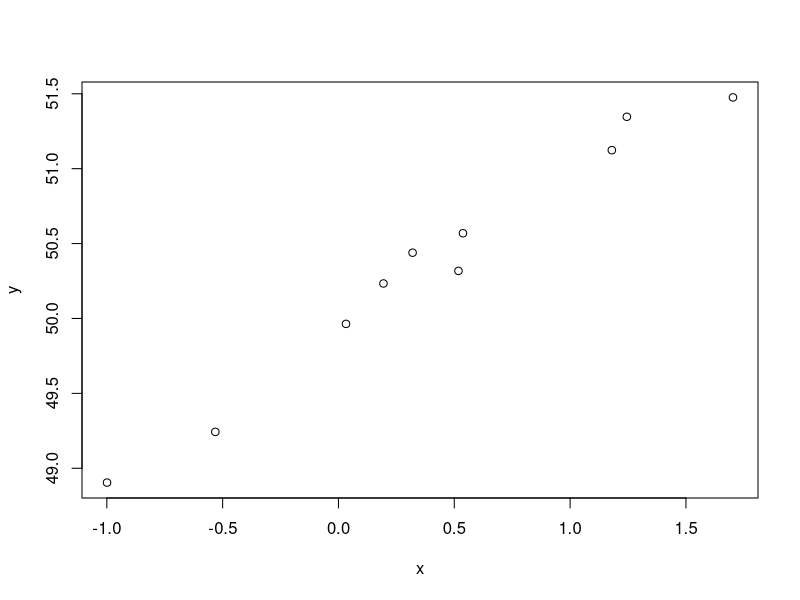

The R script that drew this image:
# use rnorm() function to create two vectors of random numbers, 
#let's say 10 observations each
x = rnorm (10)
print(x)
y = x + rnorm (10 , mean =50 , sd =.1)
print(y)

# compute the correlation between x and y and plot x versus y
cor( x , y )
plot (x , y )

#-------------------------------------------------------------------
#print mean of y
mean ( y )
#print variance of y
var ( y )
#print standard deviation of Y
sd ( y )